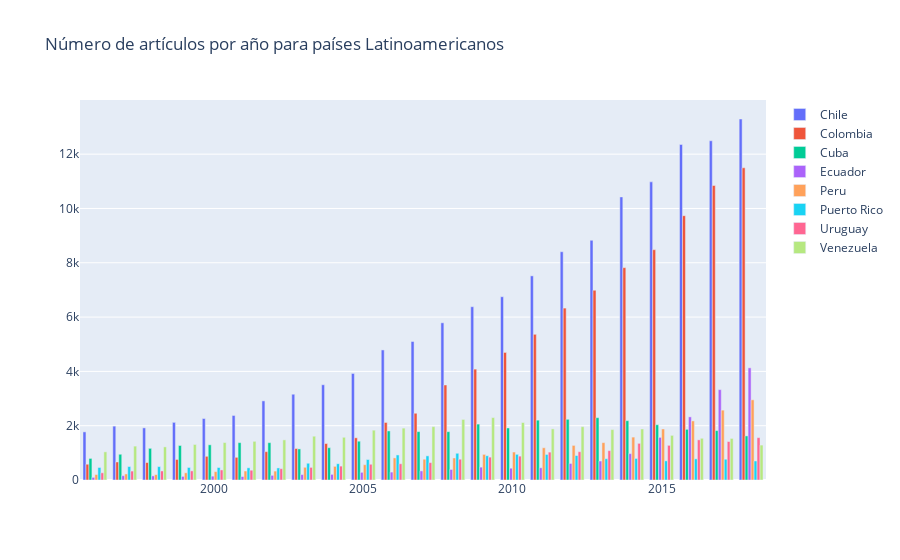

The notebook cell this image was saved under:
### Markdown cell above
En el gráfico se puede observar producción de artículos cietíficos para diferentes regiones. Podemos sacar algunas conclusiones más detalladas con respecto a **Cuba** y comparar con algunos países de la región.

Por ejemplo, en el siguiente gráfico de barras se puede ver la producción científica para los países sudamericanos.

### Code cell
america = data_publications_low.loc[data_publications_low['continent'] == 'South America']

fig = go.Figure()
for region, geo_region in america.groupby('Country'):
    fig.add_trace(go.Bar(x=geo_region.Year, y=geo_region['Citable documents'], name=region))

fig.update_layout(title="Número de artículos por año para países Latinoamericanos")
iplot(fig)
